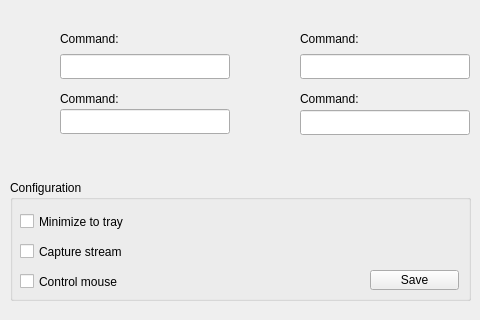
<?xml version="1.0" encoding="UTF-8"?>
<ui version="4.0">
 <class>HandDetection</class>
 <widget class="QWidget" name="HandDetection">
  <property name="geometry">
   <rect>
    <x>0</x>
    <y>0</y>
    <width>480</width>
    <height>320</height>
   </rect>
  </property>
  <property name="windowTitle">
   <string>Hand Detection - Gesture Control</string>
  </property>
  <widget class="QLineEdit" name="command1">
   <property name="geometry">
    <rect>
     <x>60</x>
     <y>54</y>
     <width>170</width>
     <height>25</height>
    </rect>
   </property>
  </widget>
  <widget class="QLineEdit" name="command2">
   <property name="geometry">
    <rect>
     <x>300</x>
     <y>54</y>
     <width>170</width>
     <height>25</height>
    </rect>
   </property>
  </widget>
  <widget class="QLineEdit" name="command3">
   <property name="geometry">
    <rect>
     <x>60</x>
     <y>109</y>
     <width>170</width>
     <height>25</height>
    </rect>
   </property>
  </widget>
  <widget class="QLabel" name="img1">
   <property name="geometry">
    <rect>
     <x>-10</x>
     <y>27</y>
     <width>81</width>
     <height>51</height>
    </rect>
   </property>
   <property name="styleSheet">
    <string notr="true">image: url(:/icons/image1.jpg);</string>
   </property>
   <property name="text">
    <string/>
   </property>
  </widget>
  <widget class="QLabel" name="img2">
   <property name="geometry">
    <rect>
     <x>230</x>
     <y>27</y>
     <width>81</width>
     <height>51</height>
    </rect>
   </property>
   <property name="styleSheet">
    <string notr="true">image: url(:/icons/image2.jpg)</string>
   </property>
   <property name="text">
    <string/>
   </property>
  </widget>
  <widget class="QLabel" name="img3">
   <property name="geometry">
    <rect>
     <x>-10</x>
     <y>84</y>
     <width>81</width>
     <height>50</height>
    </rect>
   </property>
   <property name="styleSheet">
    <string notr="true">image: url(:/icons/image3.jpg);</string>
   </property>
   <property name="text">
    <string/>
   </property>
  </widget>
  <widget class="QLabel" name="img4">
   <property name="geometry">
    <rect>
     <x>230</x>
     <y>84</y>
     <width>81</width>
     <height>50</height>
    </rect>
   </property>
   <property name="styleSheet">
    <string notr="true">image: url(:/icons/image5.jpg);</string>
   </property>
   <property name="text">
    <string/>
   </property>
  </widget>
  <widget class="QLineEdit" name="command5">
   <property name="geometry">
    <rect>
     <x>300</x>
     <y>110</y>
     <width>170</width>
     <height>25</height>
    </rect>
   </property>
  </widget>
  <widget class="QGroupBox" name="config">
   <property name="geometry">
    <rect>
     <x>10</x>
     <y>180</y>
     <width>461</width>
     <height>121</height>
    </rect>
   </property>
   <property name="title">
    <string>Configuration</string>
   </property>
   <widget class="QCheckBox" name="minimize">
    <property name="geometry">
     <rect>
      <x>10</x>
      <y>30</y>
      <width>141</width>
      <height>23</height>
     </rect>
    </property>
    <property name="text">
     <string>Minimize to tray</string>
    </property>
   </widget>
   <widget class="QCheckBox" name="mouse">
    <property name="geometry">
     <rect>
      <x>10</x>
      <y>90</y>
      <width>130</width>
      <height>23</height>
     </rect>
    </property>
    <property name="text">
     <string>Control mouse</string>
    </property>
   </widget>
   <widget class="QCheckBox" name="video">
    <property name="geometry">
     <rect>
      <x>10</x>
      <y>60</y>
      <width>130</width>
      <height>23</height>
     </rect>
    </property>
    <property name="text">
     <string>Capture stream</string>
    </property>
   </widget>
   <widget class="QPushButton" name="save_button">
    <property name="geometry">
     <rect>
      <x>360</x>
      <y>90</y>
      <width>89</width>
      <height>20</height>
     </rect>
    </property>
    <property name="text">
     <string>Save</string>
    </property>
   </widget>
  </widget>
  <widget class="QLabel" name="cmmandlabel1">
   <property name="geometry">
    <rect>
     <x>60</x>
     <y>30</y>
     <width>81</width>
     <height>17</height>
    </rect>
   </property>
   <property name="text">
    <string>Command:</string>
   </property>
  </widget>
  <widget class="QLabel" name="cmmandlabel2">
   <property name="geometry">
    <rect>
     <x>60</x>
     <y>90</y>
     <width>81</width>
     <height>17</height>
    </rect>
   </property>
   <property name="text">
    <string>Command:</string>
   </property>
  </widget>
  <widget class="QLabel" name="cmmandlabel3">
   <property name="geometry">
    <rect>
     <x>300</x>
     <y>30</y>
     <width>81</width>
     <height>17</height>
    </rect>
   </property>
   <property name="text">
    <string>Command:</string>
   </property>
  </widget>
  <widget class="QLabel" name="cmmandlabel4">
   <property name="geometry">
    <rect>
     <x>300</x>
     <y>90</y>
     <width>81</width>
     <height>17</height>
    </rect>
   </property>
   <property name="text">
    <string>Command:</string>
   </property>
  </widget>
 </widget>
 <resources>
  <include location="../images.qrc"/>
 </resources>
 <connections/>
</ui>
